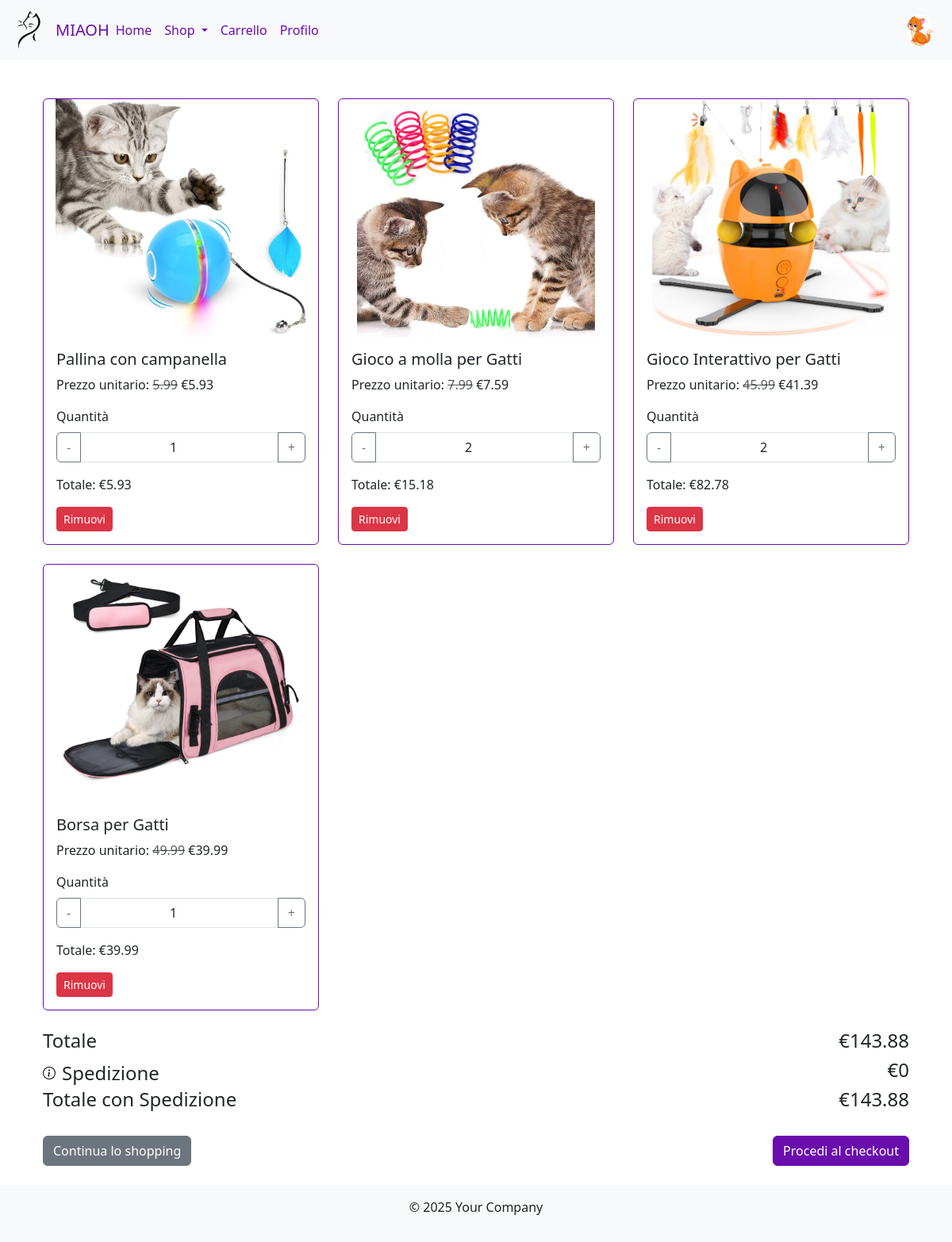
Page /?action=shopping&subAction=carrello (signed in) on the earlier database version.
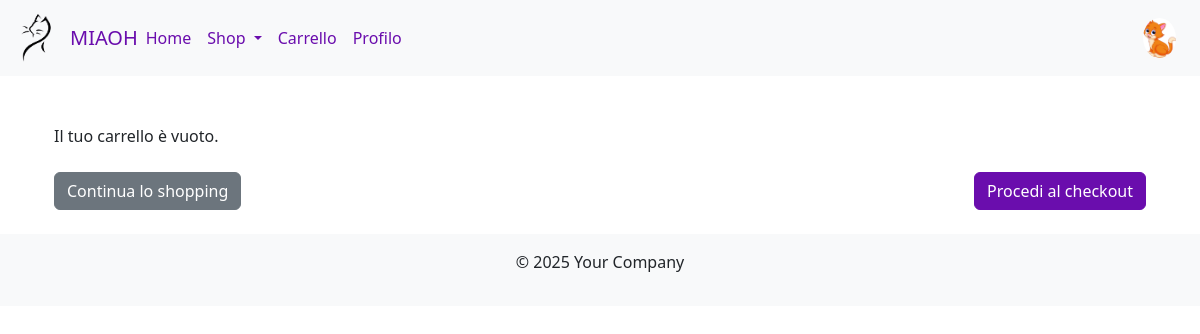
Same page on the later database version.
### tables this page shows
CREATE TABLE `user` (
  `id` int(11) NOT NULL,
  `username` varchar(64) NOT NULL,
  `email` varchar(200) NOT NULL,
  `password_hash` blob NOT NULL,
  `name` varchar(50) NOT NULL,
  `surname` varchar(50) NOT NULL,
  `image_file_type` varchar(6) NOT NULL
);

CREATE TABLE `carrello` (
  `id_utente` int(11) NOT NULL,
  `id_prodotto` int(11) NOT NULL,
  `quantita` int(11) NOT NULL DEFAULT 1
);

CREATE TABLE `prodotto` (
  `id` int(11) NOT NULL,
  `nome` varchar(255) NOT NULL,
  `descrizione` text NOT NULL,
  `quantita` int(11) NOT NULL,
  `prezzo` decimal(10,2) NOT NULL,
  `sconto` decimal(5,2) NOT NULL,
  `fine_sconto` date NOT NULL,
  `img1` varchar(255) NOT NULL,
  `img2` varchar(255) DEFAULT NULL,
  `tipoProdotto_id` int(11) NOT NULL
);

### public/index.php (called while the page is built, shortened)
<?php
require_once __DIR__.'/../src/config/config.php';
require("../src/views/template/base.php");

### src/config/config.php (called while the page is built, shortened)
<?php
$show_header = true;

### src/models/users/Users.php (called while the page is built, shortened)
<?php
require_once "User.php";
class Users{
    private static $USER_TABLE = "user";
    public static function fromEmail($email){
        $stmt = Connection::$db->prepare("SELECT id, username, password_hash, name, surname, image_file_type FROM " . self::$USER_TABLE . " WHERE email = ? LIMIT 1");
        $stmt->bind_param("s", $email);
        $stmt->execute();
        $result = $stmt->get_result();
        if ($result->num_rows === 1) {
            $user = $result->fetch_assoc();
            return new User($user['id'], $user['username'], $email, $user['password_hash'], $user['name'], $user['surname'], $user['image_file_type']);
        }
        return "";
    }
}
?>

### src/models/images/ImageManager.php (called while the page is built, shortened)
<?php
require_once "../src/models/users/Users.php";
class ImageManager{
    public static function getUserImagePath($email){
        $user = Users::fromEmail($email);
        if($user->getImageExtension() != ""){
            return IMAGE_PATH . "profilepictures/" . $user->getUsername() . "." . $user->getImageExtension();
        }
        return IMAGE_PATH . "/icons/profilePic.png";
    }
    public static function getProductImagePath($id){
        require_once "../src/models/products/ProductsManager.php";
        $product = ProductsManager::fromId($id);
        if($product->getImg1() != ""){
            return IMAGE_PATH . "productimages/" . $id . "." . $product->getImg1();
        }
        return IMAGE_PATH . "/icons/profilePic.png";
    }
}

### src/models/users/User.php (called while the page is built, shortened)
<?php
class User
{
  protected $id;
  protected $username;
  protected $imageExtension;
  function __construct($id, $username, $email, $password_hash, $name, $surname, $imageExtension) {
    $this->id = $id;
    $this->username = $username;
    $this->imageExtension = $imageExtension;
  }
  public function getId()
  {
    return $this->id;
  }
  public function getUsername()
  {
    return $this->username;
  }
  public function getImageExtension(){
    return $this->imageExtension;
  }
}

### src/models/products/ProductsManager.php (called while the page is built, shortened)
<?php
class ProductsManager
{
    private static $PRODUCT_TABLE = "prodotto";
    public static function fromId($id){
        $stmt = Connection::$db->prepare("
            SELECT * FROM " . self::$PRODUCT_TABLE . "
            WHERE id = ?
        ");
        $stmt->bind_param("i", $id);
        $stmt->execute();
        $result = $stmt->get_result();
        if ($result->num_rows === 1) {
            $row = $result->fetch_assoc();
            return new Product($row['id'], $row['nome'], $row['descrizione'], $row['quantita'], $row['prezzo'], $row['sconto'], $row['fine_sconto'], $row['img1'], $row['img2'], $row['tipoProdotto_id']);
        }
        return null;
    }
    public static function listFromUserCart($id){
        $stmt = Connection::$db->prepare("
            SELECT
                p.id,
                p.nome,
                p.descrizione,
                p.quantita,
                p.prezzo,
                p.sconto,
                p.fine_sconto,
                p.img1,
                p.img2,
                p.tipoProdotto_id,
                c.quantita as quantita_c
            FROM
                carrello c
            JOIN
                prodotto p ON c.id_prodotto = p.id
            WHERE
                c.id_utente = ?;
        ");
        $stmt->bind_param("i", $id);
        $stmt->execute();
        $result = $stmt->get_result();
        $products = [];
        while ($row = $result->fetch_assoc()) {
            $products[] = [
                'prodotto' => new Product($row['id'], $row['nome'], $row['descrizione'], $row['quantita'], $row['prezzo'], $row['sconto'], $row['fine_sconto'], $row['img1'], $row['img2'], $row['tipoProdotto_id']),
                'quantita' => $row['quantita_c']
            ];
        }
        return $products;
    }
}

### src/models/products/Product.php (called while the page is built, shortened)
<?php
class Product
{
    private int $id;
    private string $nome;
    private float $prezzo;
    private float $sconto;
    private string $img1;
    public function __construct(
        int $id,
        string $nome,
        string $descrizione,
        int $quantita,
        float $prezzo,
        float $sconto,
        string $fineSconto,
        string $img1,
        ?string $img2,
        int $tipoProdottoId
    ) {
        $this->id = $id;
        $this->nome = $nome;
        $this->prezzo = $prezzo;
        $this->sconto = $sconto;
        $this->img1 = $img1;
    }
    public function getId(): int
    {
        return $this->id;
    }
    public function getNome(): string
    {
        return $this->nome;
    }
    public function getPrezzo(): float
    {
        return $this->prezzo;
    }
    public function getSconto(): float
    {
        return $this->sconto;
    }
    public function getImg1(): string
    {
        return $this->img1;
    }
}

### src/views/shopping/carrello.php (the view, shortened to what this page needs)
<?php
    require_once "../src/models/users/User.php";
    require_once "../src/models/users/Users.php";
    require_once "../src/models/products/Product.php";
    require_once "../src/models/products/ProductsManager.php";
    $user = Users::fromEmail($_SESSION['email']);
    $items = ProductsManager::ListFromUserCart($user->getId());
?>
<?php   $total = 0; ?>
<section class="container mt-5">
    <?php if(count($items) > 0):  ?>
    <div class="row">
        <?php foreach($items as $product):
        if(new DateTime($product['prodotto']->getFineSconto()) > new DateTime('today')){
            $sconto = true;
            $price = $product['prodotto']->getPrezzo()*(100-$product['prodotto']->getSconto())/100;
        }else{
            $sconto = false;
            $price = $product['prodotto']->getPrezzo();
        }
        $price = round($price,2);
        $total += $price*$product['quantita'];
        ?>
        <div class="col-md-4 mb-4" id="card-<?php echo $product['prodotto']->getId();?>">
            <div class="card">
                <img src="<?php echo ImageManager::getProductImagePath($product['prodotto']->getId()); ?>" class="card-img-top product-image ask-detail-btn" alt="<?php echo $product['prodotto']->getId();?>" data-id="<?php echo $product['prodotto']->getId();?>">
                <div class="card-body">
                    <h5 class="card-title ask-detail-btn" data-id="<?php echo $product['prodotto']->getId();?>"><?php echo $product['prodotto']->getNome();?></h5>
                    <p class="card-text">Prezzo unitario:
                    <?php if($sconto): ?>
                        <span class="text-decoration-line-through text-muted"><?php echo $product['prodotto']->getPrezzo()?></span>
                    <?php endif; ?>
                        €<span id="price-<?php echo $product['prodotto']->getId();?>"><?php echo $price?></span>
                    </p>
                    <div class="mb-3">
                        <label for="<?php echo $product['prodotto']->getId();?>" class="form-label">Quantità</label>
                        <div class="input-group">
                            <button class="btn btn-outline-secondary" type="button" onclick="decreaseQuantity('<?php echo $product['prodotto']->getId();?>')">-</button>
                            <input type="number" id="<?php echo $product['prodotto']->getId();?>" class="form-control text-center quantity-input"value="<?php echo $product['quantita'];?>">
                            <button class="btn btn-outline-secondary" type="button" onclick="increaseQuantity('<?php echo $product['prodotto']->getId();?>')">+</button>
                        </div>
                    </div>
                    <p class="card-text">Totale: €<span class="total-item" id="total-<?php echo$product['prodotto']->getId(); ?>"><?php echo $price*$product['quantita'];?></span></p>
                    <button class="btn btn-danger btn-sm delete-item" data-bs-toggle="modal" data-bs-target="#confirmModal" data-item-id="<?php echo $product['prodotto']->getId();?>">Rimuovi</button>
                </div>
            </div>
        </div>
        <?php endforeach; ?>
    </div>
    <?php $shippingCost = ($total < 25) ? 5 : 0;?>
    <section class="d-flex justify-content-between align-items-center">
        <h4>Totale</h4>
        <h4 id="totalPrice"><?php echo "€" . $total;?></h4>
    </section>
    <section class="d-flex justify-content-between align-items-center">
        <div class="d-flex align-items-center">
            <div data-bs-placement="top" class="d-flex align-items-center">
            <img src="public/assets/icons/info-circle.svg" alt="Info Icon" class="info-icon" data-bs-toggle="tooltip" title="Le spese di spedizione sono nulle se l'ordine totale supera i 25€">
            </div>
            <h4 class="ms-2 mb-0">Spedizione</h4>
        </div>
        <h4 id="shippingCost"><?php echo "€" . $shippingCost; ?></h4>
    </section>
    <section class="d-flex justify-content-between align-items-center">
        <h4>Totale con Spedizione</h4>
        <h4 id="totalWithShipping"><?php echo "€" . $total+$shippingCost;?></h4>
    </section>
    <?php else: ?>
        <p>Il tuo carrello è vuoto.</p>
    <?php endif; ?>
    <footer class="mt-4 d-flex justify-content-between">
        <a href="?#" class="btn btn-secondary">Continua lo shopping</a>
        <a href="?action=shopping&subAction=checkout" class="btn btn-primary">Procedi al checkout</a>
    </footer>
</section>

### src/views/template/base.php (shortened to what this page needs)
<!DOCTYPE html>
<html lang="en">
<head>
    <link rel="stylesheet" href="public/style/bootstrap.min.css">
    <link rel="stylesheet" href="public/style/template.css">
    <link rel="stylesheet" href="public/style/common.css">
</head>
<body>
    <?php if($show_header)  include('header.php'); ?>
    <main class="container mt-4">
        <?php include($content); ?>
    </main>
    <footer class="bg-light text-center py-3 mt-4">
        <div class="container">
            <p>&copy; <?php echo date('Y'); ?> Your Company</p>
        </div>
    </footer>
</body>
</html>

### src/views/template/header.php (shortened to what this page needs)
<?php
if(isset($_SESSION['email'])){
    require_once "../src/models/images/ImageManager.php";
    $picture = ImageManager::getUserImagePath($_SESSION['email']);
}else{
    $picture = IMAGE_PATH . "/icons/profilePic.png";
}
?>
<nav class="navbar navbar-expand-lg bg-body-tertiary sticky-top">
  <div class="container-fluid">
        <a class="navbar-brand d-flex align-items-center mx-auto logo-header" href="?#">
            <img src="<?php echo IMAGE_PATH; ?>logo/logo.png" width="50" height="50" class="me-2"/>
            <span>MIAOH</span>
        </a>
        <div class="collapse navbar-collapse" id="navbarSupportedContent">
        <ul class="navbar-nav me-auto mb-2 mb-lg-0">
            <li class="nav-item">
                <a class="nav-link" aria-current="page" href="?#">Home</a>
            </li>
            <li class="nav-item dropdown">
            <a class="nav-link dropdown-toggle" href="#" role="button" data-bs-toggle="dropdown" aria-expanded="false">
                Shop
            </a>
            </li>
            <li class="nav-item">
                <a class="nav-link" href="?action=shopping&subAction=carrello"><i class="bi bi-cart"></i> Carrello</a>
            </li>
            <li class="nav-item">
                <a class="nav-link" href="?action=profile">Profilo</a>
            </li>
        </ul>
    </div>
    <a class="navbar-brand d-flex align-items-center position-absolute top-50 end-0 translate-middle-y p-2" href="?action=profile">
        <img src="<?php echo $picture ?>" alt="User" class="user-img user-icon" width="60" height="60"/>
    </a>
</nav>

### public/style/template.css (style rules this page uses)
.navbar-brand { color: #6a0dad; font-weight: 500; }
.nav-link, .dropdown-item { color: #6a0dad; }
.user-icon { max-height: 2.5rem; width: auto; border-radius: 50%; }
a, a:hover, a:focus { color: #6a0dad; }
.btn-primary { background-color: #6a0dad; border-color: #6a0dad; }
.navbar, .navbar-light .navbar-nav .nav-link { color: #6a0dad; }
.card, .modal-content, .alert, .dropdown-menu { border-color: #6a0dad; }

### public/style/common.css (style rules this page uses)
.product-image { width: 100%; height: auto; max-height: 300px; object-fit: contain; border-radius: 8px; }

Differences in the rows shown:
removed carrello: shows a picture, id_prodotto.nome "Pallina con campanella", id_prodotto.prezzo "5.99", id_prodotto.sconto "5.93", $price*$product['quantita'] "5.93"
removed carrello: shows a picture, id_prodotto.nome "Gioco a molla per Gatti", Prezzo "7.99", id_prodotto.sconto "7.59", $price*$product['quantita'] "15.18"
removed carrello: shows a picture, id_prodotto.nome "Gioco Interattivo per Gatti", Prezzo "45.99", id_prodotto.sconto "41.39", $price*$product['quantita'] "82.78"
removed carrello: shows a picture, id_prodotto.nome "Borsa per Gatti", Prezzo "49.99", id_prodotto.sconto "39.99", $price*$product['quantita'] "39.99"
Other differences:
$total: "143.88" → (not shown)
$shippingCost: "0" → (not shown)
$total+$shippingCost: "143.88" → (not shown)
text no longer shown: "Totale € Spedizione € Totale con Spedizione €"
text now shown: "Il tuo carrello è vuoto."
